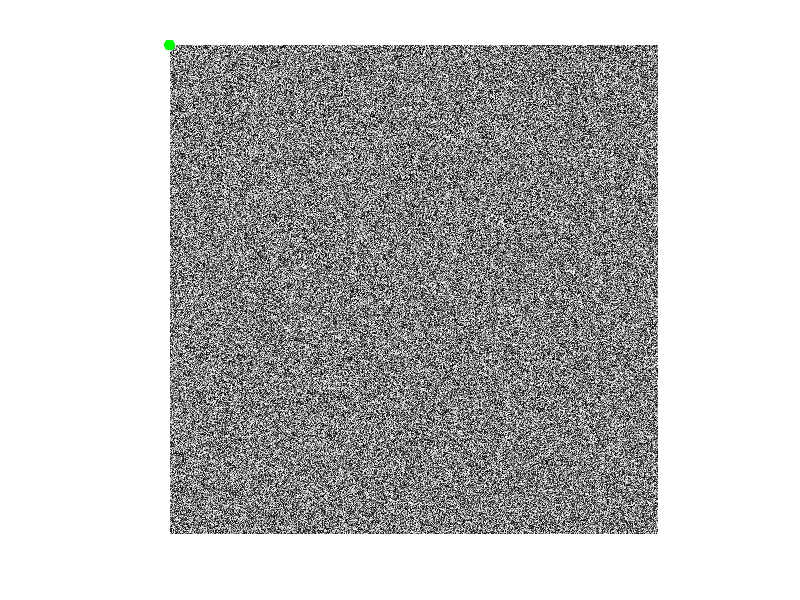

Reproduce this figure in MATLAB.
function trackedLED = processImages
%% Track IR LEDs and Save Tracked Result

%% File Select
imgPath = './Imgs/';
IRFiles = dir(fullfile(imgPath, '*.bmp'));
% NoIRFiles = dir(fullfile(imgPath, '*_NoIR.bmp'));
IRFileName = {IRFiles.name};
% NoIRFileName = {NoIRFiles.name};
numOfImgs = length(IRFiles);

%% Process Each Image
nUnits = 3;
nSamples = 1;

% Preallocate Memory
trackedLED(nUnits).LEDs = struct;
for i = 1:nUnits
    trackedLED(i).Centroid = zeros(nSamples,2);
end

% Image Plot Handles
figure(2);clf;
hIm = imshow(rand(2048));hold on;
hLED = plot(0,0,'g.','MarkerSize',24);
sortMethod = 'ascend';

% Process all the images
for i = 1:numOfImgs
    A = sscanf(IRFileName{i},'Unit%1d-Samp.bmp');
    unitID = A(1) + 1;
    sampID = 1;
    im_IR = imread([imgPath,IRFileName{i}]);
%     im_NoIR = imread([imgPath,NoIRFileName{i}]);
%     seg_im = imquantize(im_NoIR,multithresh(im_NoIR,4));
    bw = im2bw(im_IR, 0.99);
%     thresh = graythresh(im) + 0.1;
%     thresh = 0.6;
    
    % If no LED is found
%     if thresh < 0.1
%         trackedLED(i).LEDs = [];
%         trackedLED(i).Centroid(sampID,:) = [];
%         trackedLED(i).Area(sampID) = [];
%         hIm.CData = double(im) / 255;
% %         hIm.CData = bw;
%         hLED.Color = 'r';
%         hLED.XData = 5;
%         hLED.YData = 5;
%         pause(0.01);
%         continue;
%     end
    
    
    
    % Do blob detection
    stats = regionprops('table',bw,'Centroid','ConvexArea');
    if ~isempty(stats)
        stats = stats(stats.ConvexArea > 35,:);
    end
    
    % Sort and get the largest 6 blobs
    [~,idx] = sort(stats.ConvexArea,'descend');
    if length(idx) > 9
        stats = stats(idx(1:9),:);
    end
    
    % Kmeans clustering, two clusters
    nBlobs = numel(stats.ConvexArea);
    if nBlobs > 2
        trackedLED(unitID).Centroid(sampID,:) = checkThreeClusters(stats.Centroid, sortMethod);
%         [~, C] = kmeans(stats.Centroid,2);
%         [~, idx] = sort(C(:,2),'ascend');
%         trackedLED(unitID).Centroid(sampID,:) = C(idx(1),:);
    elseif nBlobs == 2
        trackedLED(unitID).Centroid(sampID,:) = checkTwoClusters(stats.Centroid);
    elseif nBlobs == 1
%         [~, idx] = sort(stats.Centroid(:,2), sortMethod);
        trackedLED(unitID).Centroid(sampID,:) = stats.Centroid(1,:);
    else
        trackedLED(unitID).LEDs = [];
        trackedLED(unitID).Centroid = zeros(1,2);
%         hIm.CData = double(im) / 255;
%         hLED.Color = 'r';
%         hLED.XData = 5;
%         hLED.YData = 5;
%         pause(0.01);
        continue;
    end
    
%     stats = stats(stats.Centroid(:,2) > 500 & stats.Centroid(:,2) < 1700 & stats.ConvexArea > 300,:);
    
    
    fprintf('LED tracked - idx #%d, Unit #%d, Samp #%02d, n = %d\n', i, unitID, sampID, numel(stats.ConvexArea));
%     if numel(stats.ConvexArea) == 3
% %         trackedLED(i).LEDs = stats;
%         trackedLED(i).Centroid(sampID,:) = mean(stats.Centroid);
%         trackedLED(i).Area(sampID) = mean(stats.ConvexArea);
%         
%     elseif numel(stats.ConvexArea) > 3
%         [~,idx] = sort(stats.Centroid(:,2),'descend');
%         
%         if norm(diff(stats(idx(1:3),:).Centroid(:,2))) > 10
% %             trackedLED(i).LEDs = stats(idx(1),:);
%             trackedLED(i).Centroid(sampID,:) = stats(idx(1),:).Centroid;
%             trackedLED(i).Area(sampID) = stats(idx(1),:).ConvexArea;
%         else
% %             trackedLED(i).LEDs = stats(idx(1:3),:);
%             trackedLED(i).Centroid(sampID,:) = mean(stats(idx(1:3),:).Centroid);
%             trackedLED(i).Area(sampID) = mean(stats(idx(1:3),:).ConvexArea);
%         end
%     elseif ~isempty(stats)
%         [~,idx] = sort(stats.Centroid(:,2),'descend');
% %         trackedLED(i).LEDs = stats(idx(1),:);
%         trackedLED(i).Centroid(sampID,:) = stats(idx(1),:).Centroid;
%         trackedLED(i).Area(sampID) = stats(idx(1),:).ConvexArea;
%     elseif isempty(stats)
%         trackedLED(i).LEDs = [];
%         trackedLED(i).Centroid(sampID) = [];
%         trackedLED(i).Area(sampID) = [];
% %         isTrackSuccess = 0;
%     end
    
    % Update Plot
    hIm.CData = double(im_IR) / 255;
%     hIm.CData = double(im_NoIR) / 255;
%     hIm.CData = bw;
    hLED.Color = 'g';
    hLED.XData = trackedLED(unitID).Centroid(sampID,1);
    hLED.YData = trackedLED(unitID).Centroid(sampID,2);

%     pause();
%     save('Data1.mat','trackedLED');
end

%% Assemble Output Data Structure
% dataSetStr = 'realTime';
% Comment = strcat('DataSet-', dataSetStr);
% SampleTime = datestr(now,'mm-dd-yyyy');
% 
% % Save Data
% save(SampleTime,'trackedLED','SampleTime');

end

function center = checkThreeClusters(centroid, sortMethod)
[idx2, c2] = kmeans(centroid,3);

[c2_sort, idx] = sort(c2(:,2));
if min(diff(c2_sort)) > 80
    % Detected two shadows
    % Use the middle 
    center = mean(centroid(idx2 == idx(2),:),1);
else
    [idx1, c1] = kmeans(centroid,2);
    
    c = [1024,1024];
    dist = [];
    dist(1) = norm(c1(1,:) - c);
    dist(2) = norm(c1(2,:) - c);
    [~, idx] = min(dist);
    center = mean(centroid(idx1 == idx,:),1);
%     % Detected one shadow
%     % Choose the upper one
%     [~, idx] = sort(c1(:,2), sortMethod);
%     center = c1(idx==1,:);
end
end

function center = checkTwoClusters(centroid)

    [idx1, c1] = kmeans(centroid,2);
    
    c = [1024,1024];
    dist = [];
    dist(1) = norm(c1(1,:) - c);
    dist(2) = norm(c1(2,:) - c);
    [~, idx] = min(dist);
    center = mean(centroid(idx1 == idx,:),1);
end
